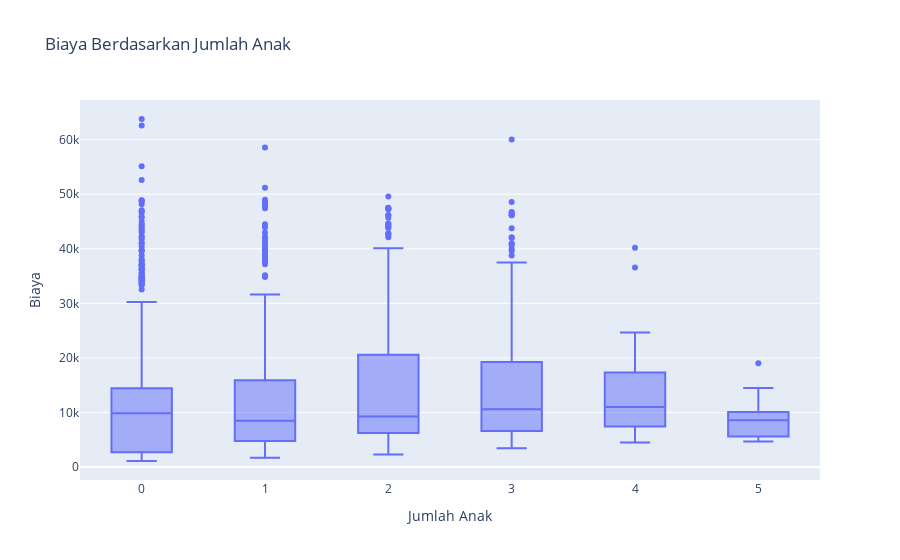

The notebook cell saved with this chart:
### Markdown cell above
### __5. Biaya berdasarkan jumlah anak (Box Plot)__

### Code cell
# 5. Biaya berdasarkan jumlah anak (Box Plot)
fig5 = go.Figure()
fig5.add_trace(go.Box(x=df['children'], y=df['charges']))
fig5.update_layout(title='Biaya Berdasarkan Jumlah Anak', xaxis_title='Jumlah Anak', yaxis_title='Biaya')
fig5.show()

### Figure 1 — Plotly figure (JSON) as saved in the notebook; plotly's stock layout.template omitted (floating-point values rounded to 4 significant figures; data arrays with more than 128 entries replaced by an {"elided": "..."} marker saying what was removed)
{"data": [{"type": "box", "x": {"elided": "1338 int values"}, "y": {"elided": "1338 float values"}}], "layout": {"title": {"text": "Biaya Berdasarkan Jumlah Anak"}, "xaxis": {"title": {"text": "Jumlah Anak"}}, "yaxis": {"title": {"text": "Biaya"}}}}
